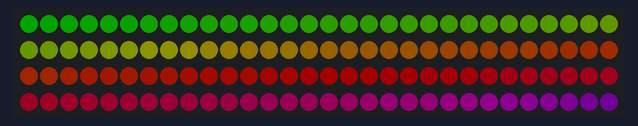
The sketch below on a simulated Arduino Uno, built with avr-gcc and run on an emulated ATmega328P. Shown: 120 RGB LEDs in strip order, left to right, continuing on the next row. Dim RGB values are drawn brighter than linear.

Above: at 0.11 s.
At 4.45 s:
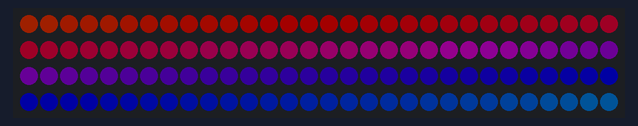
At 9.68 s:
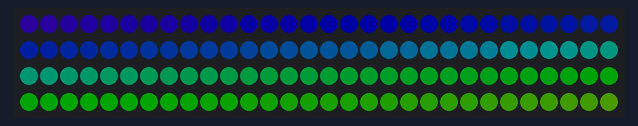
At 19.3 s:
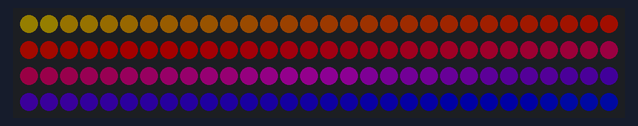
At 28.88 s:
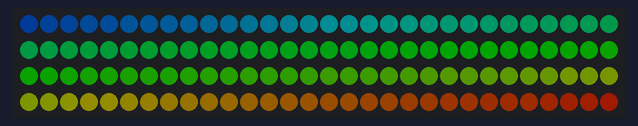
At 38.4 s:
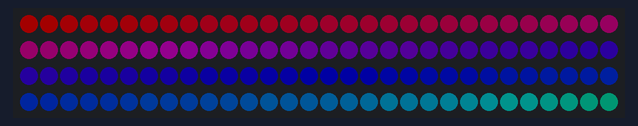

The sketch:

BasicSlowRainbow.ino
```cpp
// Arduino code for basic slow cycling rainbow in Neopixel WS2811 LED strip, with variable brightness, speed, and amount of rainbow shown at one time.
/*************************************************************************************/

#include "FastSPI_LED2.h" // library here: http://code.google.com/p/fastspi/

#define NUM_LEDS 120 //length of LED strip

struct CRGB leds[NUM_LEDS];

// "Mood light" color cycling
int colorval = 0; // Variable to hold the changing "mood light" strip color.
const int mooddelay = 1; // Increase this to slow down the color cycling.
int moodcounter = 0; // just a counter...

void setup() {
    	LEDS.setBrightness(75); // set total brightness, from 1 to 255.
   LEDS.addLeds<WS2811, 5>(leds, NUM_LEDS); // set the data pin.
}


void loop() {
   rainbow(leds, colorval);
   delay(10);
  LEDS.show();   // write all the pixels out

  //Cycle through colorval with variable delay.
  if(moodcounter < mooddelay) moodcounter++;
  else
    {
      colorval++;
      moodcounter = 0;
    }
  if(colorval>384) colorval=0;
}

 //Fill the strip with rainbow starting from color c
void rainbow(struct CRGB *leds, uint32_t c) {
  uint16_t i;
  //rainbowquant controls the "amount" of rainbow displayed at one time. higher number = more different colors at once.
  int rainbowquant = 200;
    for (i=0; i < NUM_LEDS; i++) {
      leds[i] = RGBWheel(((i * rainbowquant / NUM_LEDS) + c) % 384);
    }
}

/* RGB Color Wheel Helper function */
//Input a value 0 to 384 to get a color value.
CRGB RGBWheel(uint16_t WheelPos) {
  byte r, g, b;
  switch(WheelPos / 128)
  {
    case 0:
      r = (127 - WheelPos % 128); // red down
      g = (WheelPos % 128);       // green up
      b = 0;                    // blue off
      break;
    case 1:
      g = (127 - WheelPos % 128); // green down
      b = (WheelPos % 128);       // blue up
      r = 0;                    // red off
      break;
    case 2:
      b = (127 - WheelPos % 128); // blue down
      r = (WheelPos % 128);       // red up
      g = 0;                    // green off
      break;
  }
  return(CRGB(g, r, b));
}
```
